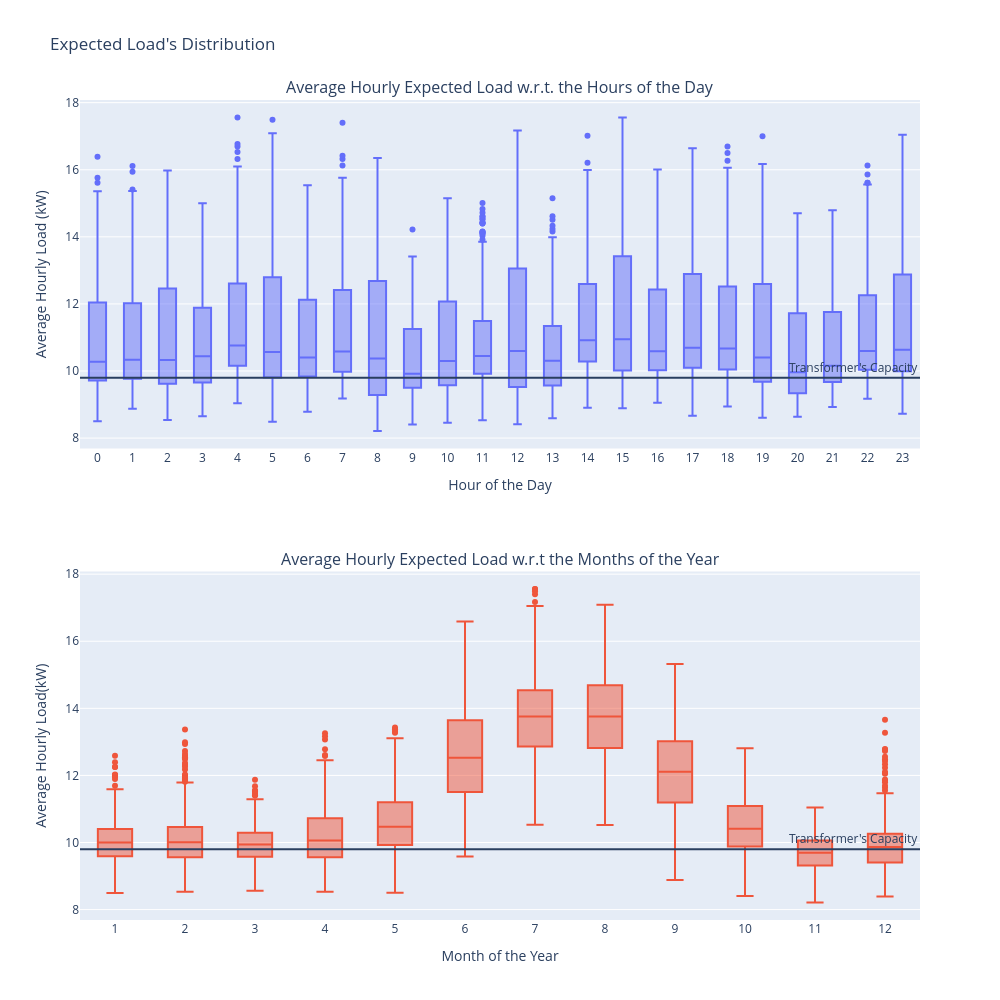

Source (notebook cell):
### Code cell
# Plot the distribution of the expected load with respect to the hours of the day and the months of the year.
fig = make_subplots(
    rows=2,
    cols=1,
    vertical_spacing=0.15,
    subplot_titles=(
        "Average Hourly Expected Load w.r.t. the Hours of the Day",
        "Average Hourly Expected Load w.r.t the Months of the Year",
    ),
)

fig.add_trace(
    go.Box(
        x=transformer_aggregate_ts["timestamp"].dt.hour,
        y=transformer_aggregate_ts["power_kW_with_additional_load"],
        showlegend=False,
    ),
    row=1,
    col=1,
)

fig.add_trace(
    go.Box(
        x=transformer_aggregate_ts["timestamp"].dt.month,
        y=transformer_aggregate_ts["power_kW_with_additional_load"],
        showlegend=False,
    ),
    row=2,
    col=1,
)

fig.update_layout(title="Expected Load's Distribution")
fig.update_xaxes(title_text="Hour of the Day", row=1, col=1)
fig.update_xaxes(title_text="Month of the Year", row=2, col=1)
fig.update_yaxes(title_text="Average Hourly Load (kW)", row=1, col=1)
fig.update_yaxes(title_text="Average Hourly Load(kW)", row=2, col=1)
fig.update_layout(xaxis1=dict(tick0=1, dtick=1))
fig.update_layout(xaxis2=dict(tick0=1, dtick=1))
fig.update_layout(height=1000, width=1000)
fig.add_hline(
    y=peak_date_ts["capacity_kW"].unique()[0], annotation_text="Transformer's Capacity"
)

### Figure 1 — Plotly figure (JSON) as saved in the notebook; plotly's stock layout.template omitted (floating-point values rounded to 4 significant figures; data arrays with more than 128 entries replaced by an {"elided": "..."} marker saying what was removed)
{"data": [{"showlegend": false, "type": "box", "x": {"elided": "8758 int values"}, "xaxis": "x", "y": {"elided": "8758 float values"}, "yaxis": "y"}, {"showlegend": false, "type": "box", "x": {"elided": "8758 int values"}, "xaxis": "x2", "y": {"elided": "8758 float values"}, "yaxis": "y2"}], "layout": {"annotations": [{"font": {"size": 16}, "showarrow": false, "text": "Average Hourly Expected Load w.r.t. the Hours of the Day", "x": 0.5, "xanchor": "center", "xref": "paper", "y": 1, "yanchor": "bottom", "yref": "paper"}, {"font": {"size": 16}, "showarrow": false, "text": "Average Hourly Expected Load w.r.t the Months of the Year", "x": 0.5, "xanchor": "center", "xref": "paper", "y": 0.425, "yanchor": "bottom", "yref": "paper"}, {"showarrow": false, "text": "Transformer's Capacity", "x": 1, "xanchor": "right", "xref": "x domain", "y": 9.8, "yanchor": "bottom", "yref": "y"}, {"showarrow": false, "text": "Transformer's Capacity", "x": 1, "xanchor": "right", "xref": "x2 domain", "y": 9.8, "yanchor": "bottom", "yref": "y2"}], "height": 1000, "shapes": [{"type": "line", "x0": 0, "x1": 1, "xref": "x domain", "y0": 9.8, "y1": 9.8, "yref": "y"}, {"type": "line", "x0": 0, "x1": 1, "xref": "x2 domain", "y0": 9.8, "y1": 9.8, "yref": "y2"}], "title": {"text": "Expected Load's Distribution"}, "width": 1000, "xaxis": {"anchor": "y", "domain": [0, 1], "dtick": 1, "tick0": 1, "title": {"text": "Hour of the Day"}}, "xaxis2": {"anchor": "y2", "domain": [0, 1], "dtick": 1, "tick0": 1, "title": {"text": "Month of the Year"}}, "yaxis": {"anchor": "x", "domain": [0.575, 1], "title": {"text": "Average Hourly Load (kW)"}}, "yaxis2": {"anchor": "x2", "domain": [0, 0.425], "title": {"text": "Average Hourly Load(kW)"}}}}
